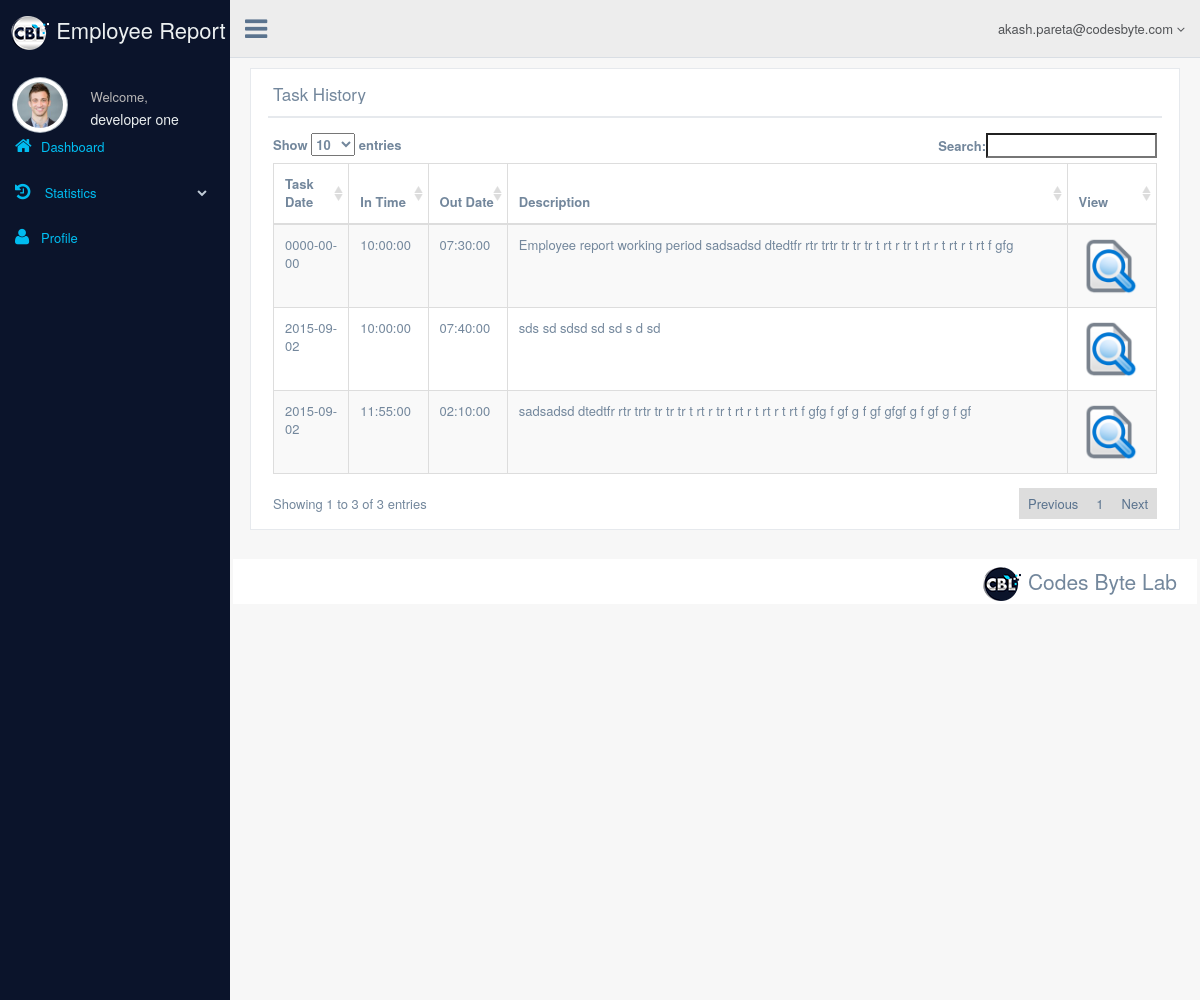
The app's page /task_history.php (signed in) with its own data.
### tables this page shows
CREATE TABLE `tblbasicinformation` (
  `UserID` int(11) NOT NULL,
  `FirstName` varchar(50) NOT NULL,
  `LastName` varchar(50) DEFAULT NULL,
  `FatherName` varchar(80) DEFAULT NULL,
  `DOB` date DEFAULT NULL,
  `Education` text,
  `Designation` varchar(200) DEFAULT NULL,
  `CreateDate` datetime DEFAULT NULL,
  `UpdateDate` datetime DEFAULT NULL
);

CREATE TABLE `tblmembertask` (
  `TaskID` int(11) NOT NULL AUTO_INCREMENT,
  `UserID` int(11) NOT NULL,
  `TaskDate` date NOT NULL,
  `Intime` time DEFAULT NULL,
  `Outtime` time DEFAULT NULL,
  `TaskDescription` text NOT NULL,
  `IsActive` int(2) DEFAULT NULL,
  `CreateDate` datetime DEFAULT NULL,
  `UpdateDate` datetime DEFAULT NULL,
  PRIMARY KEY (`TaskID`)
);

### include/global.inc.php (called while the page is built, shortened)
<?php
require_once 'classes/DB.php';
require_once 'classes/config.php';
require_once 'classes/bizObject/basicInformationObject.php';
require_once 'classes/bizObject/memberTaskObject.php';
require_once 'classes/bizManager/basicInformationManager.php';
require_once 'classes/bizManager/memberTaskManager.php';
$con = new config();
?>

### classes/config.php (called while the page is built, shortened)
<?php
class config
{
    public function getBaseUrl()
    {
        return "http://".$_SERVER['HTTP_HOST'].ROOT;
    }
}

### classes/bizManager/basicInformationManager.php (called while the page is built, shortened)
<?php
class basicInformationManager
{
    private $cont;
    public function __construct() {
        $this->cont = new DB();
    }
    public function selectBasicInformation($UserId)
    {
        try
        {
            $sql = "select * from tblbasicinformation where UserID=?";
            $query = $this->cont->Connect()->prepare($sql);
            $query->execute(array($UserId));
            $value = $query->fetch(PDO::FETCH_ASSOC);
            if(count($value)>0)
            {
                $basicInformationObj = new basicInformationObject();
                $basicInformationObj->setUserID($value['UserID']);
                $basicInformationObj->setFirstName($value['FirstName']);
                $basicInformationObj->setLastName($value['LastName']);
                $basicInformationObj->setFatherName($value['FatherName']);
                $basicInformationObj->setDOB($value['DOB']);
                $basicInformationObj->setEducation($value['Education']);
                $basicInformationObj->setDesignation($value['Designation']);
                $basicInformationObj->setCreateDate($value['CreateDate']);
                $basicInformationObj->setUpdateDate($value['UpdateDate']);
                return $basicInformationObj;
            }
            else
            {
                return NULL;
            }
        }
        catch (PDOException $e)
        {
            throw new PDOException($e->getMessage());
        }
    }
}

### classes/DB.php (called while the page is built, shortened)
<?php
class DB
{
    public function Connect()
    {
        try
        {
            $this->cont = new PDO("mysql:host=localhost;dbname=employees_report", "root", "");
            if($this->cont)
            {
                return $this->cont;
            }
            else
            {
                throw new PDOException("DB not connect");
            }
        }
        catch (PDOException $e)
        {
            throw new PDOException($e->getMessage());
        }
    }
}

### classes/bizObject/basicInformationObject.php (called while the page is built, shortened)
<?php
class basicInformationObject
{
    private $FirstName;
    function setFirstName($FirstName) {
        $this->FirstName = $FirstName;
    }
    function getFirstName() {
        return $this->FirstName;
    }
}
?>

### classes/bizManager/memberTaskManager.php (called while the page is built, shortened)
<?php
class memberTaskManager
{
    private $cont;
    public function __construct() {
        $this->cont = new DB();
    }
    public function selectMemberTaskByUserId($UserId)
    {
        try
        {
            $sql = "select * from tblmembertask where UserID=? ORDER BY TaskID DESC";
            $query = $this->cont->Connect()->prepare($sql);
            $query->execute(array($UserId));
            $arr = new ArrayIterator();
            while ($value = $query->fetch(PDO::FETCH_ASSOC))
            {
                $memberTaskObj = new memberTaskObject();
                $memberTaskObj->setTaskID($value['TaskID']);
                $memberTaskObj->setUserID($value['UserID']);
                $memberTaskObj->setTaskDate($value['TaskDate']);
                $memberTaskObj->setIntime($value['Intime']);
                $memberTaskObj->setOuttime($value['Outtime']);
                $memberTaskObj->setTaskDescription($value['TaskDescription']);
                $memberTaskObj->setIsActive($value['IsActive']);
                $memberTaskObj->setCreateDate($value['CreateDate']);
                $memberTaskObj->setUpdateDate($value['UpdateDate']);
                $arr->append($memberTaskObj);
            }
            return $arr;
        }
        catch (PDOException $e)
        {
            throw new PDOException($e->getMessage());
        }
    }
}

### classes/bizObject/memberTaskObject.php (called while the page is built, shortened)
<?php
class memberTaskObject
{
    private $TaskID;
    private $TaskDate;
    private $Intime;
    private $Outtime;
    private $TaskDescription;
    function setTaskID($TaskID) {
        $this->TaskID = $TaskID;
    }
    function setTaskDate($TaskDate) {
        $this->TaskDate = $TaskDate;
    }
    function setIntime($Intime) {
        $this->Intime = $Intime;
    }
    function setOuttime($Outtime) {
        $this->Outtime = $Outtime;
    }
    function setTaskDescription($TaskDescription) {
        $this->TaskDescription = $TaskDescription;
    }
    function getTaskID() {
        return $this->TaskID;
    }
    function getTaskDate() {
        return $this->TaskDate;
    }
    function getIntime() {
        return $this->Intime;
    }
    function getOuttime() {
        return $this->Outtime;
    }
    function getTaskDescription() {
        return $this->TaskDescription;
    }
}

### task_history.php (the view, shortened to what this page needs)
<?php
    include 'include/global.inc.php';
    $memberTaskMgr = new memberTaskManager();
    $basicInformationMgr = new basicInformationManager();
    if($_SESSION['MemberID'] == "1")
    {
        if(isset($_GET['uid']) && !empty($_GET['uid']))
        {
            $basicInfoObj = $basicInformationMgr->selectBasicInformation($_GET['uid']);
            $FirstName = $basicInfoObj->getFirstName();
            $LastName = $basicInfoObj->getLastName();
        }
    }
    else
    {
        $basicInfoObj = $basicInformationMgr->selectBasicInformation($_SESSION['UserID']);
        $FirstName = $basicInfoObj->getFirstName();
        $LastName = $basicInfoObj->getLastName();
    }
?>
<!DOCTYPE html>
<html lang="en">
    <head>
        <link href="<?php echo $con->getBaseUrl() . "assets/css/bootstrap.min.css"; ?>" rel="stylesheet">
        <link href="https://cdn.datatables.net/1.10.8/css/dataTables.bootstrap.min.css" rel="stylesheet">
        <link href="<?php echo $con->getBaseUrl() . "assets/fonts/css/font-awesome.min.css"; ?>" rel="stylesheet">
        <link href="<?php echo $con->getBaseUrl() . "assets/css/animate.min.css"; ?>" rel="stylesheet">
        <link href="<?php echo $con->getBaseUrl() . "assets/css/custom.css"; ?>" rel="stylesheet">
        <link href="<?php echo $con->getBaseUrl() . "assets/css/icheck/flat/green.css"; ?>" rel="stylesheet">
        <link href="<?php echo $con->getBaseUrl() . "assets/css/datatables/tools/css/dataTables.tableTools.css"; ?>" rel="stylesheet">
    </head>
    <?php include 'include/header.php'; ?>
    <?php include 'include/side_bar.php'; ?>
    <?php include 'include/top_navigation.php'; ?>
    <div class="right_col" role="main">
        <div class="row">
            <div class="col-md-12 col-sm-12 col-xs-12">
                <div class="x_panel">
                    <div class="x_title">
                        <h2>Task History<small>(<?php echo (!empty($FirstName) ? (!empty($LastName) ? $FirstName.' '.$LastName : $FirstName) : ""); ?>)</small></h2>
                        <div class="clearfix"></div>
                    </div>
                    <div class="x_content">
                        <table id="example" class="table table-striped table-bordered" cellspacing="0" width="100%">
                            <thead>
                                <tr>
                                    <th>Task Date</th>
                                    <th>In Time</th>
                                    <th>Out Date</th>
                                    <th>Description</th>
                                    <th>View</th>
                                </tr>
                            </thead>
                            <tbody>
                                <?php
                                if($_SESSION['MemberID'] == "1")
                                {
                                    if(isset($_GET['uid']) && !empty($_GET['uid']))
                                    {
                                        $mbrTaskArr = $memberTaskMgr->selectMemberTaskByUserId($_GET['uid']);
                                    }
                                }
                                else
                                {
                                    $mbrTaskArr = $memberTaskMgr->selectMemberTaskByUserId($_SESSION['UserID']);
                                }
                                if(!empty($mbrTaskArr))
                                {
                                    foreach ($mbrTaskArr as $key => $value)
                                    {
                                        $TaskID = $value->getTaskID();
                                        $TaskDate = $value->getTaskDate();
                                        $Intime = $value->getIntime();
                                        $Outtime = $value->getOuttime();
                                        $TaskDescription = $value->getTaskDescription();
                                        ?>
                                        <tr>
                                            <td><?php echo $TaskDate; ?></td>
                                            <td><?php echo $Intime; ?></td>
                                            <td><?php echo $Outtime; ?></td>
                                            <td>
                                                <?php
                                                    echo strlen($TaskDescription) >= 100 ? substr($TaskDescription, 0, 100) : $TaskDescription;
                                                ?>
                                            </td>
                                            <td>
                                                <a href="<?php echo (isset($_GET['uid']) ? (!empty($_GET['uid']) ? $con->getBaseUrl()."task_history.php?uid=".$_GET['uid']."&tid=".$TaskID : $con->getBaseUrl()."task_history.php?tid=".$TaskID) : $con->getBaseUrl()."task_history.php?tid=".$TaskID);?>"><img src="<?php echo $con->getBaseUrl() . "assets/images/view.png"; ?>" alt="view" title="view" style="width: 60px;height: 60px;" /></a>
                                            </td>
                                        </tr>
                                        <?php
                                    }
                                }
                                ?>
                            </tbody>
                        </table>
                    </div>
                </div>
            </div>
            <br />
            <br />
            <br />
        </div>
        <br />
        <?php include 'include/footer.php'; ?>
    </div>
</div>
</div>
<div id="custom_notifications" class="custom-notifications dsp_none">
    <div class="clearfix"></div>
</div>
</body>
</html>

### include/header.php (shortened to what this page needs)
<body class="nav-md">
    <div class="container body">
        <div class="main_container">
            <div class="col-md-3 left_col">
                <div class="left_col scroll-view">
                    <div class="navbar nav_title" style="border: 0;">
                        <a href="<?php echo $con->getBaseUrl() . "home.php"; ?>" class="site_title">
                            <img src="<?php echo $con->getBaseUrl()."assets/images/40x40-2.png" ?>" alt="logo" title="logo" />
                            <span>Employee Report</span></a>
                    </div>
                    <div class="profile">
                        <div class="profile_pic">
                            <img src="<?php echo $con->getBaseUrl() . "assets/images/img.jpg"; ?>" alt="..." class="img-circle profile_img">
                        </div>
                        <div class="profile_info">
                            <?php
                            $basicInfoMgr = new basicInformationManager();
                            $basicInfoObject = $basicInfoMgr->selectBasicInformation($_SESSION['UserID']);
                            ?>
                            <span>Welcome,</span>
                            <h2><?php echo $basicInfoObject->getFirstName(); ?></h2>
                        </div>
                    </div>
                    <br />

### records on screen
tblbasicinformation: FirstName "developer one"
tblmembertask: TaskDate "2015-09-02", Intime "10:00:00", Outtime "07:40:00", TaskDescription "sds sd sdsd sd sd s d sd"
tblmembertask: TaskDate "2015-09-02", Intime "11:55:00", Outtime "02:10:00", TaskDescription "sadsadsd dtedtfr rtr trtr tr tr tr t rt r tr t rt r t rt r t rt f gfg f gf g f gf gfgf g f gf g f gf"
tblmembertask: TaskDate "0000-00-00", Intime "10:00:00", Outtime "07:30:00", TaskDescription "Employee report working period sadsadsd dtedtfr rtr trtr tr tr tr t rt r tr t rt r t rt r t rt f gfg"

### other values on screen
$_SESSION['Email'] "akash.pareta@codesbyte.com"
